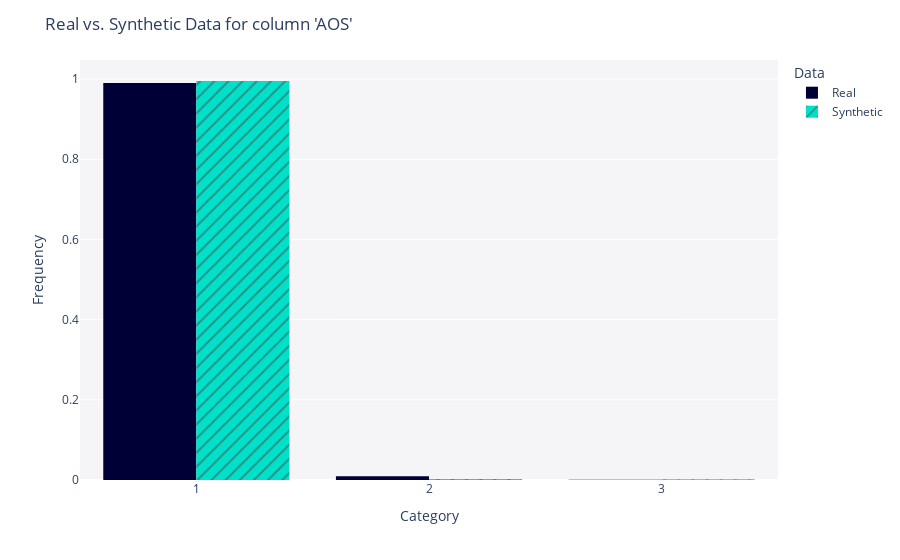

The notebook cell this image was saved under:
### Code cell
get_column_plot(
    real_data=df_real,
    synthetic_data=df_fake,
    metadata=metadata,
    column_name='AOS'
)

### Figure 1 — Plotly figure (JSON) as saved in the notebook; plotly's stock layout.template omitted (floating-point values rounded to 4 significant figures; data arrays with more than 128 entries replaced by an {"elided": "..."} marker saying what was removed)
{"data": [{"alignmentgroup": "True", "bingroup": "x", "histnorm": "probability density", "hovertemplate": "<b>Real</b><br>Frequency: %{y}<extra></extra>", "legendgroup": "Real", "marker": {"color": "#000036", "pattern": {"shape": ""}}, "name": "Real", "offsetgroup": "Real", "orientation": "v", "showlegend": true, "type": "histogram", "x": {"elided": "5000 int values"}, "xaxis": "x", "yaxis": "y"}, {"alignmentgroup": "True", "bingroup": "x", "histnorm": "probability density", "hovertemplate": "<b>Synthetic</b><br>Frequency: %{y}<extra></extra>", "legendgroup": "Synthetic", "marker": {"color": "#01E0C9", "pattern": {"shape": "/"}}, "name": "Synthetic", "offsetgroup": "Synthetic", "orientation": "v", "showlegend": true, "type": "histogram", "x": {"elided": "5720 str values"}, "xaxis": "x", "yaxis": "y"}], "layout": {"barmode": "group", "legend": {"title": {"text": "Data"}, "tracegroupgap": 0}, "margin": {"t": 60}, "plot_bgcolor": "#F5F5F8", "title": {"text": "Real vs. Synthetic Data for column 'AOS'"}, "xaxis": {"anchor": "y", "domain": [0, 1], "title": {"text": "Category"}}, "yaxis": {"anchor": "x", "domain": [0, 1], "title": {"text": "Frequency"}}}}
